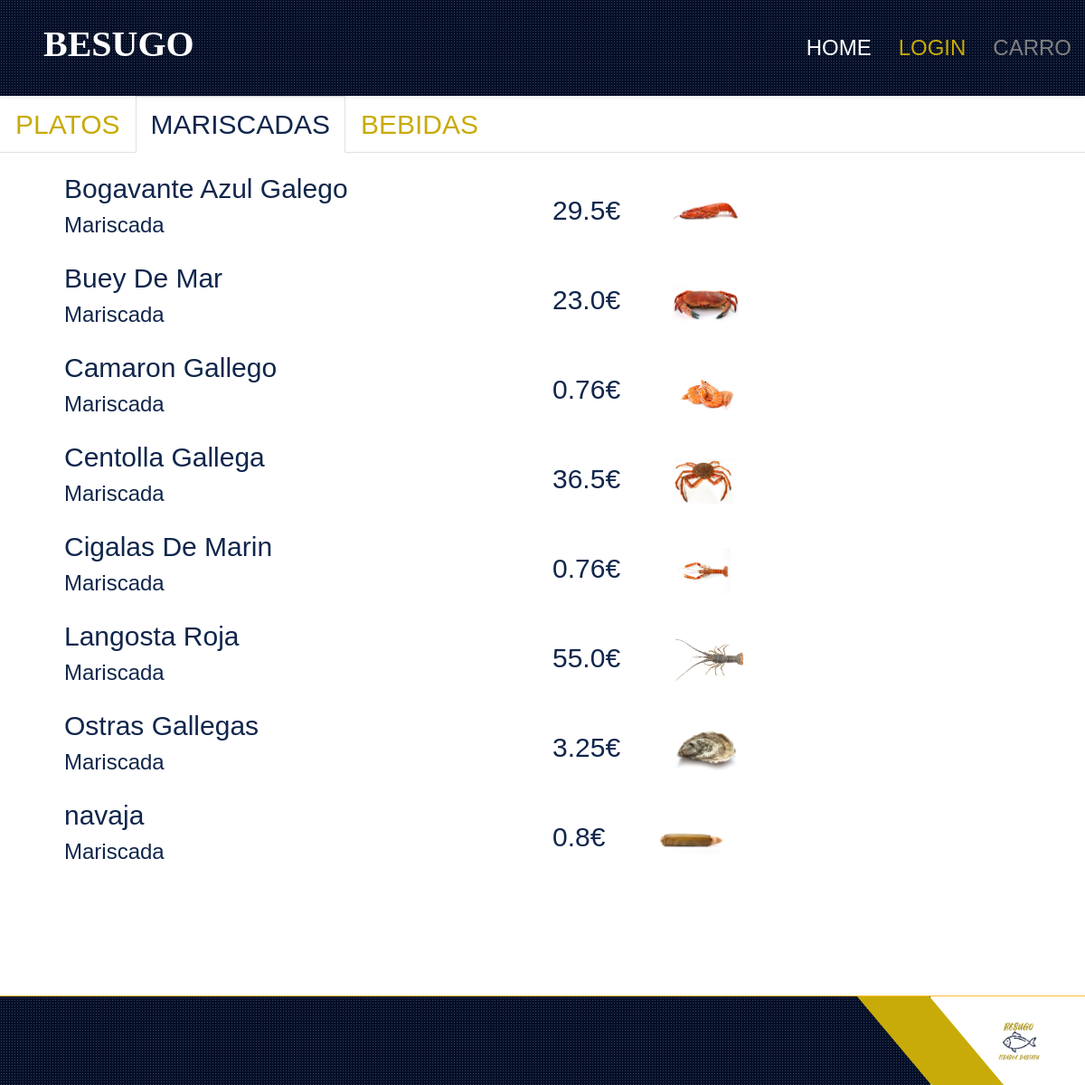
/mariscadas/, run on the app's committed database.
### store/models.py (models this page shows)
class Produktua(models.Model):
    PRODUKTU_MOTA = (
        (0, 'Osagaia'),
        (1, 'Platera'),
        (2, 'Edaria'),
    )
    izena = models.CharField(max_length=255)
    deskribapena = models.CharField(max_length=255)
    prezioa = models.FloatField()
    stock = models.FloatField()
    mota = models.IntegerField(choices = PRODUKTU_MOTA)
    foto = models.CharField(max_length=255,default='null.jpg')

### store/views.py (the view)
# urls.py: path('mariscadas/', views.mariscadas, name='mariscadas'),
def mariscadas(request):
    myprodu = Produktua.objects.all().values()
    template = loader.get_template('mariscadas.html')
    context = {
        'myprodu': myprodu,
    }
    return HttpResponse(template.render(context, request))

### store/templates/mariscadas.html (shortened to what this page needs)
{% load static %}
<!DOCTYPE html>
<html lang="en">
  <head>
    <link
      rel="stylesheet"
      href="{% static 'https://cdnjs.cloudflare.com/ajax/libs/font-awesome/5.15.0/css/all.min.css' %}"
    />
    <link
      rel="stylesheet"
      href="{% static 'https://cdn.jsdelivr.net/npm/bootstrap-icons@1.4.1/font/bootstrap-icons.css' %}"
    />
    <link
      rel="stylesheet"
      href="{% static 'lib/owlcarousel/assets/owl.carousel.min.css' %}"
    />
    <link
      rel="stylesheet"
      href="{% static 'lib/tempusdominus/css/tempusdominus-bootstrap-4.min.css' %}"
    />
    <link
      rel="stylesheet"
      href="{% static 'lib/lightbox/css/lightbox.min.css' %}"
    />
    <link rel="stylesheet" href="{% static 'css/bootstrap.min.css' %}" />
    <link rel="stylesheet" href="{% static 'css/style.css' %}" />
  </head>
  <body>
    {% include "header.html" %}
    <section id="region-main" class="has-blocks mb-3" aria-label="Contenido">
      <div role="main">
        <div class="course-content">
          <div class="single-section onetopic">
            <ul class="nav nav-tabs mb-3">
              <li class="nav-item">
                <a class="nav-link" href="{% url 'platerak' %}" title="PLATOS"
                  ><innertab
                    style=""
                    class="tab_content tab_position_1 tab_level_0"
                    ><span
                      class="sectionname"
                      style="color: var(--primary); font-size: 30px"
                      >PLATOS</span
                    ></innertab
                  ></a
                >
              </li>
              <li class="nav-item">
                <a class="nav-link active" title="General"
                  ><innertab
                    style=""
                    class="tab_content tab_position_0 tab_level_0 marker"
                    ><span
                      class="sectionname"
                      style="color: var(--dark); font-size: 30px"
                      >MARISCADAS</span
                    ></innertab
                  ></a
                >
              </li>
              <li class="nav-item">
                <a class="nav-link" href="{% url 'bebidas' %}" title="BEBIDAS"
                  ><innertab
                    style=""
                    class="tab_content tab_position_1 tab_level_0"
                    ><span
                      class="sectionname"
                      style="color: var(--primary); font-size: 30px"
                      >BEBIDAS</span
                    ></innertab
                  ></a
                >
              </li>
            </ul>
            <div id="mardiv">
              <div id="menu">
                <table class="menutable">
                  {% for x in myprodu %} {% if x.mota == 0 %}
                  <tr>
                    <td class="menuizena">
                      {{ x.izena }}<br />
                      <p>{{ x.deskribapena }}</p>
                    </td>
                    <td class="menuprez">
                      <div>
                        <span>{{ x.prezioa}}€</span>
                        <img class="tableimg" src="../static/img/{{x.foto}}" />
                      </div>
                    </td>
                  </tr>
                  {% endif %} {% endfor %}
                </table>
              </div>
            </div>
          </div>
        </div>
      </div>
    </section>
    {% include "menufooter.html" %}
  </body>
</html>

### store/templates/header.html (shortened to what this page needs)
<div class="container-fluid sticky-top bg-dark bg-light-radial shadow-sm px-5 pe-lg-0 header">
    <nav class="navbar navbar-expand-lg bg-dark bg-light-radial navbar-dark py-3 py-lg-0">
        <a href="{% url 'index' %}" class="navbar-brand">
            <h1 style="font-family: besugo;font: size 4px; color:#FFFFFF;">BESUGO</h1>
        </a>
        <div class="collapse navbar-collapse" id="navbarCollapse">
            <div class="navbar-nav ms-auto py-0" id="navbotoiak">
                <a href="{% url 'index' %}" class="nav-item nav-link">Home</a>
                {% if request.user.is_authenticated %}
                    <a href="{% url 'amaitusaioa' %}" class="nav-item nav-link active">Log out ({{request.user.username}})</a>
                {% else %}
                    <a href="{% url 'login' %}" class="nav-item nav-link active">Login</a>
                {% endif %}
                {% if request.user.is_authenticated %}
                <a href="{% url 'carro' %}" class="nav-item nav-link" style="">carro</a>
                {% else %}
                <a href="" class="nav-item nav-link" style="color:gray;">carro</a>
                {% endif %}
            </div>
        </div>
    </nav>
</div>

### store/templates/menufooter.html (shortened to what this page needs)
<div class="container-fluid bg-dark bg-light-radial text-white border-top border-secondary px-0 menufooter">
      <div class="d-flex flex-column flex-md-row justify-content-between">
        <div
          class="py-4 px-5 bg-white footer-shape position-relative text-center text-md-end"
        >
        {% if request.user.is_authenticated %}
        <button
        id="btnComprar"
      >
        PROCESAR COMPRA
      </button>
      {% else %}
      <img src="../static/img/bsg.png" id="bsg" />
      {% endif %}
        </div>
      </div>
</div>

### store/static/css/style.css (style rules this page uses)
:root { --primary: #c8ab08; --secondary: #e9d05c; --light: #FFFFFF; --dark: #10264c; }
body { font-family: Arial, Helvetica, sans-serif; }
.bg-light-radial { background-image: -webkit-repeating-radial-gradient(center center, rgba(256, 256, 256, 0.2), rgba(256, 256, 256, 0.2) 1px, transparent 1px, transparent 100%); background-image: -moz-repeating-radial-gradient(center center, rgba(256, 256, 256, 0.2), rgba(256, 256, 256, 0.2) 1px, transparent 1px, transparent 100%); background-image: -ms-repeating-radial-gradient(center center, rgba(256, 256, 256, 0.2), rgba(256, 256, 256, 0.2) 1px, transparent 1px, transparent 100%); background-image: -o-repeating-radial-gradient(center center, rgba(256, 256, 256, 0.2), rgba(256, 256, 256, 0.2) 1px, transparent 1px, transparent 100%); background-image: repeating-radial-gradient(center center, rgba(256, 256, 256, 0.2), rgba(256, 256, 256, 0.2) 1px, transparent 1px, transparent 100%); background-size: 3px 3px; }
.navbar-dark .navbar-nav .nav-link { position: relative; padding: 35px 15px; font-size: 24px; text-transform: uppercase; color: var(--light); outline: none; transition: .5s; }
.navbar-dark .navbar-nav .nav-link:hover, .navbar-dark .navbar-nav .nav-link.active { color: var(--primary); }
.footer-shape::before { position: absolute; content: ""; width: 80px; height: 100%; top: 0; left: -40px; background: var(--primary); transform: skew(40deg); }
#bsg { margin-left: 25px; }
.sectionname { font-size: 24px; }
#menu { margin-left: 50px; margin-right: 50px; overflow: scroll; overflow-x: hidden; height: 65vh; padding-left: 20px; }
.menutable { height: 70%; width: 100%; }
.menutable tr { font-size: 30px; font-family: Arial; width:auto; }
.menutable td { font-family: Arial; font-size: 30px; color: var(--dark); }
.menuizena { width: 30%; }
.menuprez { font-family: besugo; color: var(--dark); width: 30%; }
.menuprez img { margin-left: 50px; }
.menutable p { font-size: 24px }
.tableimg { height: 50px; margin: 10px; }
#bsg { height: 50px; }
.menufooter { position:absolute; bottom:0; }

### data on the page
Produktua: izena "Bogavante Azul Galego", deskribapena "Mariscada", prezioa "29.5", foto (picture)
Produktua: izena "Buey De Mar", deskribapena "Mariscada", prezioa "23.0", foto (picture)
Produktua: izena "Camaron Gallego", deskribapena "Mariscada", prezioa "0.76", foto (picture)
Produktua: izena "Centolla Gallega", deskribapena "Mariscada", prezioa "36.5", foto (picture)
Produktua: izena "Cigalas De Marin", deskribapena "Mariscada", prezioa "0.76", foto (picture)
Produktua: izena "Langosta Roja", deskribapena "Mariscada", prezioa "55.0", foto (picture)
Produktua: izena "Ostras Gallegas", deskribapena "Mariscada", prezioa "3.25", foto (picture)
Produktua: izena "navaja", deskribapena "Mariscada", prezioa "0.8", foto (picture)
